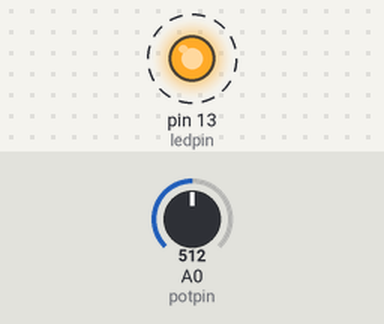
The sketch below on a simulated Arduino Uno, built with avr-gcc and run on an emulated ATmega328P. On the bench: output pins drawn as LEDs (lit = HIGH). Dashed ring = blinking. The test bench sets the inputs (shaded band); at power-on: A0 (potpin) = 512. What the sketch prints to the serial monitor is not drawn.

Above: at 0.02 s.
Timing chart, 0 to 3.0 s (numbered marks = the images above):
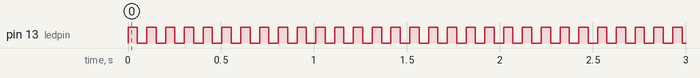

Measured:
- by itself, pin 13 (ledpin): alternates HIGH for 0.05 s and LOW for 0.05 s

The sketch:

Analogpin_text.ino
```cpp
int potpin = 0;
int ledpin = 13;
float val = 0;
float v;
void setup() {
  pinMode(ledpin,OUTPUT);
  Serial.begin(9600);
  // put your setup code here, to run once:

}

void loop() {
    digitalWrite(ledpin,HIGH);
    delay(50);
    digitalWrite(ledpin,LOW);
    delay(50);
    val=analogRead(potpin);// put your main code here, to run repeatedly:
    v=(val*5)/1023;
    Serial.println(val);
    Serial.println(v);
}
```
